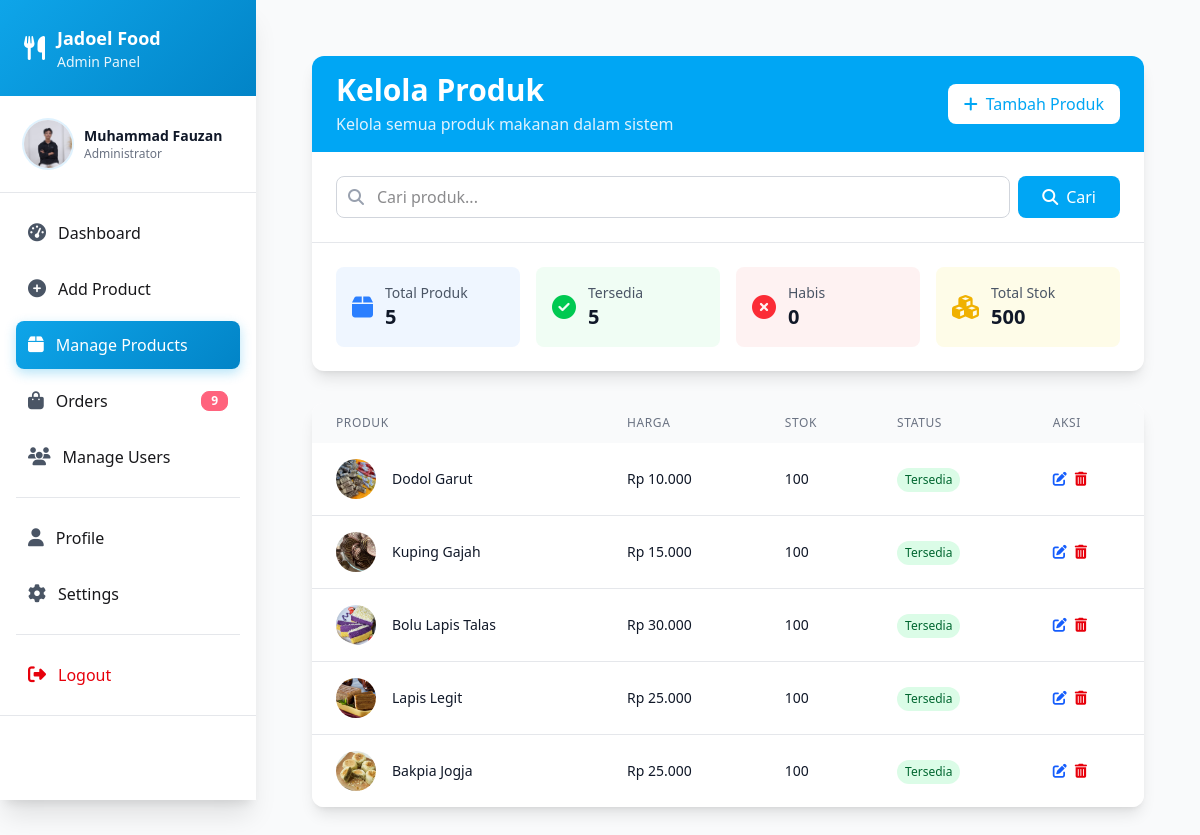
Screenshot of /admin/products.php (signed in) with the database file from the repository.
### tables this page shows
CREATE TABLE `products` (
  `id` int NOT NULL,
  `product_name` varchar(255) NOT NULL,
  `product_image` varchar(255) NOT NULL,
  `stock` int NOT NULL,
  `price` varchar(100) NOT NULL,
  `create_at` timestamp NOT NULL DEFAULT CURRENT_TIMESTAMP,
  `is_available` tinyint(1) DEFAULT '1',
  `updated_at` timestamp NULL DEFAULT CURRENT_TIMESTAMP ON UPDATE CURRENT_TIMESTAMP
);

### admin/products.php (the view, shortened to what this page needs)
<?php
include_once __DIR__ . "/../config/connect.php";
$items_per_page = 10;
$page = isset($_GET['page']) ? (int)$_GET['page'] : 1;
$offset = ($page - 1) * $items_per_page;
$search = isset($_GET['search']) ? trim($_GET['search']) : '';
$where_conditions = [];
$params = [];
$param_types = '';
$where_clause = !empty($where_conditions) ? 'WHERE ' . implode(' AND ', $where_conditions) : '';
$query = "SELECT * FROM products $where_clause ORDER BY id DESC LIMIT ? OFFSET ?";
$params[] = $items_per_page;
$params[] = $offset;
$param_types .= 'ii';
$stmt = $conn->prepare($query);
if (!empty($params)) {
    $stmt->bind_param($param_types, ...$params);
}
$stmt->execute();
$products = $stmt->get_result()->fetch_all(MYSQLI_ASSOC);
include __DIR__ . "/../includes/adminHeader.php";
?>
<div class="max-w-7xl mx-auto px-4 sm:px-6 lg:px-8 py-8">
    <div class="bg-white rounded-xl shadow-lg overflow-hidden mb-8">
        <div class="bg-sky-500 px-6 py-4">
            <div class="flex justify-between items-center">
                <div>
                    <h1 class="text-2xl md:text-3xl font-bold text-white">Kelola Produk</h1>
                    <p class="text-sky-100 mt-1">Kelola semua produk makanan dalam sistem</p>
                </div>
                <a href="<?= BASE_URL ?>admin/add-product.php"
                   class="bg-white text-sky-500 px-4 py-2 rounded-lg hover:bg-gray-100 transition-colors font-medium">
                    <i class="fas fa-plus mr-2"></i>Tambah Produk
                </a>
            </div>
        </div>
        <div class="p-6 border-b border-gray-200">
            <form method="GET" class="flex">
                <div class="flex-1">
                    <div class="relative">
                        <i class="fas fa-search absolute left-3 top-1/2 transform -translate-y-1/2 text-gray-400"></i>
                        <input type="text" name="search" placeholder="Cari produk..."
                               value="<?= htmlspecialchars($search) ?>"
                               class="w-full pl-10 pr-4 py-2 border border-gray-300 rounded-lg focus:outline-none focus:ring-2 focus:ring-sky-500 focus:border-transparent">
                    </div>
                </div>
                <button type="submit" class="bg-sky-500 text-white px-6 py-2 rounded-lg hover:bg-sky-600 transition-colors ml-2">
                    <i class="fas fa-search mr-2"></i>Cari
                </button>
            </form>
        </div>
        <div class="p-6">
            <div class="grid grid-cols-1 md:grid-cols-4 gap-4">
                <div class="bg-blue-50 p-4 rounded-lg">
                    <div class="flex items-center">
                        <i class="fas fa-box text-2xl text-blue-500 mr-3"></i>
                        <div>
                            <p class="text-sm text-gray-600">Total Produk</p>
                            <p class="text-xl font-bold text-gray-900">
                                <?php
                                $total_query = "SELECT COUNT(*) as total FROM products";
                                $total_result = $conn->query($total_query);
                                echo $total_result->fetch_assoc()['total'];
                                ?>
                            </p>
                        </div>
                    </div>
                </div>
                <div class="bg-green-50 p-4 rounded-lg">
                    <div class="flex items-center">
                        <i class="fas fa-check-circle text-2xl text-green-500 mr-3"></i>
                        <div>
                            <p class="text-sm text-gray-600">Tersedia</p>
                            <p class="text-xl font-bold text-gray-900">
                                <?php
                                $available_query = "SELECT COUNT(*) as total FROM products WHERE is_available = 1";
                                $available_result = $conn->query($available_query);
                                echo $available_result->fetch_assoc()['total'];
                                ?>
                            </p>
                        </div>
                    </div>
                </div>
                <div class="bg-red-50 p-4 rounded-lg">
                    <div class="flex items-center">
                        <i class="fas fa-times-circle text-2xl text-red-500 mr-3"></i>
                        <div>
                            <p class="text-sm text-gray-600">Habis</p>
                            <p class="text-xl font-bold text-gray-900">
                                <?php
                                $unavailable_query = "SELECT COUNT(*) as total FROM products WHERE is_available = 0";
                                $unavailable_result = $conn->query($unavailable_query);
                                echo $unavailable_result->fetch_assoc()['total'];
                                ?>
                            </p>
                        </div>
                    </div>
                </div>
                <div class="bg-yellow-50 p-4 rounded-lg">
                    <div class="flex items-center">
                        <i class="fas fa-cubes text-2xl text-yellow-500 mr-3"></i>
                        <div>
                            <p class="text-sm text-gray-600">Total Stok</p>
                            <p class="text-xl font-bold text-gray-900">
                                <?php
                                $stock_query = "SELECT SUM(stock) as total FROM products";
                                $stock_result = $conn->query($stock_query);
                                echo $stock_result->fetch_assoc()['total'] ?? 0;
                                ?>
                            </p>
                        </div>
                    </div>
                </div>
            </div>
        </div>
    </div>
    <div class="bg-white rounded-xl shadow-lg overflow-hidden">
        <div class="overflow-x-auto">
            <table class="w-full">
                <thead class="bg-gray-50">
                    <tr>
                        <th class="px-6 py-3 text-left text-xs font-medium text-gray-500 uppercase tracking-wider">Produk</th>
                        <th class="px-6 py-3 text-left text-xs font-medium text-gray-500 uppercase tracking-wider">Harga</th>
                        <th class="px-6 py-3 text-left text-xs font-medium text-gray-500 uppercase tracking-wider">Stok</th>
                        <th class="px-6 py-3 text-left text-xs font-medium text-gray-500 uppercase tracking-wider">Status</th>
                        <th class="px-6 py-3 text-left text-xs font-medium text-gray-500 uppercase tracking-wider">Aksi</th>
                    </tr>
                </thead>
                <tbody class="bg-white divide-y divide-gray-200">
                    <?php foreach ($products as $product): ?>
                    <tr class="hover:bg-gray-50">
                        <td class="px-6 py-4 whitespace-nowrap">
                            <div class="flex items-center">
                                <div class="flex-shrink-0 h-10 w-10">
                                    <?php if (!empty($product['product_image'])): ?>
                                        <img class="h-10 w-10 rounded-full object-cover"
                                             src="<?= BASE_URL ?>uploads/products/<?= htmlspecialchars($product['product_image']) ?>"
                                             alt="<?= htmlspecialchars($product['product_name']) ?>">
                                    <?php else: ?>
                                        <div class="h-10 w-10 rounded-full bg-gray-200 flex items-center justify-center">
                                            <i class="fas fa-box text-gray-400"></i>
                                        </div>
                                    <?php endif; ?>
                                </div>
                                <div class="ml-4">
                                    <div class="text-sm font-medium text-gray-900"><?= htmlspecialchars($product['product_name']) ?></div>
                                </div>
                            </div>
                        </td>
                        <td class="px-6 py-4 whitespace-nowrap">
                            <div class="text-sm text-gray-900">Rp <?= number_format($product['price'], 0, ',', '.') ?></div>
                        </td>
                        <td class="px-6 py-4 whitespace-nowrap">
                            <div class="text-sm text-gray-900"><?= $product['stock'] ?></div>
                        </td>
                        <td class="px-6 py-4 whitespace-nowrap">
                            <form method="POST" class="inline">
                                <button type="submit" class="px-2 py-1 rounded-full text-xs font-medium
                                    <?= $product['is_available'] ? 'bg-green-100 text-green-800' : 'bg-red-100 text-red-800' ?>
                                    <?= $product['stock'] <= 0 ? 'opacity-50 cursor-not-allowed' : '' ?>"
                                    <?= $product['stock'] <= 0 ? 'disabled' : '' ?>>
                                    <?= $product['is_available'] ? 'Tersedia' : 'Habis' ?>
                                </button>
                            </form>
                        </td>
                        <td class="px-6 py-4 whitespace-nowrap text-sm font-medium">
                            <div class="flex space-x-2">
                                <a href="<?= BASE_URL ?>admin/edit-product.php?id=<?= $product['id'] ?>"
                                   class="text-blue-600 hover:text-blue-900"
                                   title="Edit">
                                    <i class="fas fa-edit"></i>
                                </a>
                                <form method="POST" class="inline" onsubmit="confirmDelete(event)">
                                    <button type="submit" class="text-red-600 hover:text-red-900" title="Delete">
                                        <i class="fas fa-trash-alt"></i>
                                    </button>
                                </form>
                            </div>
                        </td>
                    </tr>
                    <?php endforeach; ?>
                </tbody>
            </table>
        </div>
    </div>
</div>
</body>
</html>

### rows the page displays
products: product_image (picture), product_name "Dodol Garut", price "10.000", stock "100", is_available "Tersedia"
products: product_image (picture), product_name "Kuping Gajah", price "15.000", stock "100", is_available "Tersedia"
products: product_image (picture), product_name "Bolu Lapis Talas", price "30.000", stock "100", is_available "Tersedia"
products: product_image (picture), product_name "Lapis Legit", price "25.000", stock "100", is_available "Tersedia"
products: product_image (picture), product_name "Bakpia Jogja", price "25.000", stock "100", is_available "Tersedia"

### other values shown
$user_name "Muhammad Fauzan"
$order_count "9"
$total_result->fetch_assoc()['total'] "5"
$available_result->fetch_assoc()['total'] "5"
$unavailable_result->fetch_assoc()['total'] "0"
$stock_result->fetch_assoc()['total'] "500"
